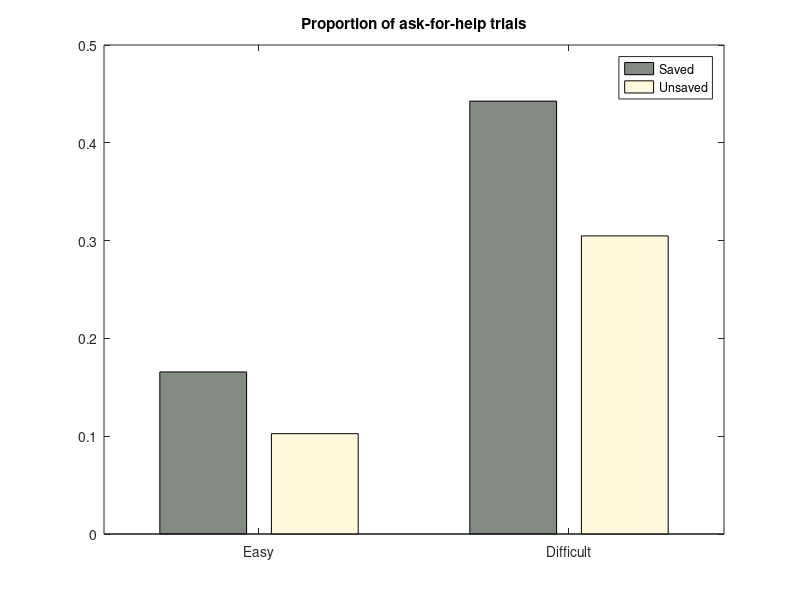

Source code (MATLAB): (Note: this script raises an error after producing the figure.)
clear;
clc;

% load data and model predictions for Experiment 2a

load stat_negative_2C_2Phinto_Exp2a % parameters in the winning model
load modelfit_data_ChoiceAndRecall_Exp2a % data of choice and recall performance
load prec_Exp2a % predicted memory strength in the winning model
load recData_Exp2a % overall recall performance
load askPropData_Exp2a % overall ask-for-help proportions

%% Predict ask proportion

for i=1:ntrial
   ask_predict(i) = prec(i) < stats.mean.C(sub(i),condition(i));
end

for i=1:nsubj
    for j=1:4
       askProp_predict_sub(i,j)=mean(ask_predict(sub==i & condition==j)); 
    end
end

%% Predict recall performance

for i=1:ntrial
    if (condition(i)==1 || condition(i)==3) && ask_predict(i)==1
        rec_predict(i) = prec(i) + stats.mean.U_hint_obj(sub(i),(condition(i)+1)/2);
        if rec_predict(i)>1
           rec_predict(i)=1; 
        end
    else
        rec_predict(i) = prec(i);
    end
end

for i=1:nsubj
    for j=1:4
       recProp_predict_sub(i,j)=mean(rec_predict(sub==i & condition==j)); 
    end
end

for i=1:nsubj
    for j=1:4
       recProp_ask_predict_sub(i,j)=mean(rec_predict(sub==i & condition==j & ask_predict'==1)); 
       recProp_answer_predict_sub(i,j)=mean(rec_predict(sub==i & condition==j & ask_predict'==0)); 
    end
end

%% Draw bar graph for ask-for-help proportion 

ctrs = 1:size(askPropDataMean,1);
data = askPropDataMean;
figure(1);
hBar = bar(ctrs, data);

set(hBar(1),'FaceColor',[131/255 139/255 131/255]);
set(hBar(2),'FaceColor',[1 248/255 220/255]);

title('Proportion of ask-for-help trials');

xlabel=cell(1,size(askPropDataMean,1));
xlabel{1}='Easy';
xlabel{2}='Difficult';
set(gca,'xticklabel', xlabel) ;

legends=cell(1,size(askPropDataMean,2));
legends{1}='Saved';
legends{2}='Unsaved';
legend(hBar,legends);

ctr = [];
ydt = [];

for k1 = 1:size(askPropDataMean,2)
    ctr(k1,:) = bsxfun(@plus, hBar(1).XData, [hBar(k1).XOffset]');
    ydt(k1,:) = hBar(k1).YData;
end
hold on
e=errorbar(ctr, ydt, zeros(size(ydt)), askPropDataSE', '.k');
for i=1:size(askPropDataMean,1)
    e(i).LineWidth=2;
end

pre_askprop=nanmean(askProp_predict_sub);
pre_askprop_se=nanstd(askProp_predict_sub)./sqrt(sum(1-isnan(askProp_predict_sub)));
pre_askprop=[pre_askprop(1) pre_askprop(2); pre_askprop(3) pre_askprop(4)];
pre_askprop_se=[pre_askprop_se(1) pre_askprop_se(2); pre_askprop_se(3) pre_askprop_se(4)];

pre_points_askprop = plot(ctr+0.05,pre_askprop','r.','MarkerSize',35);
e_pre=errorbar(ctr+0.05, pre_askprop', pre_askprop_se', pre_askprop_se', '.r');
for i=1:size(askPropDataMean,1)
    e_pre(i).LineWidth=2;
end

set(findall(gcf,'-property','FontSize'),'FontSize',24)
set(findall(gcf,'-property','FontWeight'),'FontWeight','bold')

%% Draw bar graph for overall recall performance

ctrs = 1:size(recCombineDataMean,1);
data = recCombineDataMean;
figure(2);
hBar = bar(ctrs, data);

set(hBar(1),'FaceColor',[0 0 205/255]);
set(hBar(2),'FaceColor',[135/255 206/255 250/255]);

title('Recall performance');

xlabel=cell(1,size(recCombineDataMean,1));
xlabel{1}='Easy-Save';
xlabel{2}='Easy-Unsave';
xlabel{3}='Difficult-Save';
xlabel{4}='Difficult-Unsave';
set(gca,'xticklabel', xlabel) ;

legends=cell(1,size(recCombineDataMean,2));
legends{1}='Free Choice';
legends{2}='Forced Recall';
legend(hBar,legends);

ctr = [];
ydt = [];

for k1 = 1:size(recCombineDataMean,2)
    ctr(k1,:) = bsxfun(@plus, hBar(1).XData, [hBar(k1).XOffset]');
    ydt(k1,:) = hBar(k1).YData;
end
hold on
e=errorbar(ctr, ydt, zeros(size(ydt)), recCombineDataSE', '.k');
for i=1:size(recCombineDataMean,1)
    e(i).LineWidth=2;
end

pre_rec=nanmean(recProp_predict_sub);
pre_rec=[[pre_rec(1);pre_rec(2);pre_rec(3);pre_rec(4)] recCombineDataMean(:,2)];
pre_rec_se=nanstd(recProp_predict_sub)./sqrt(sum(1-isnan(recProp_predict_sub)));
pre_rec_se=[[pre_rec_se(1);pre_rec_se(2);pre_rec_se(3);pre_rec_se(4)] recCombineDataSE(:,2)];

pre_points_rec = plot(ctr+0.05,pre_rec','r.','MarkerSize',35);
e_pre=errorbar(ctr+0.05, pre_rec', pre_rec_se', pre_rec_se', '.r');
for i=1:size(recCombineDataMean,1)
    e_pre(i).LineWidth=2;
end

set(findall(gcf,'-property','FontSize'),'FontSize',24)
set(findall(gcf,'-property','FontWeight'),'FontWeight','bold')

%% Draw bar graph for recall performance in the free-choice test

ctrs = 1:size(recDataMean,1);
data = recDataMean(:,1:2);
figure(3);
hBar = bar(ctrs, data);

set(hBar(1),'FaceColor',[0 100/255 0]);
set(hBar(2),'FaceColor',[0 1 0.5]);

title('Recall performance');

xlabel=cell(1,size(recDataMean,1));
xlabel{1}='Easy-Save';
xlabel{2}='Easy-Unsave';
xlabel{3}='Difficult-Save';
xlabel{4}='Difficult-Unsave';
set(gca,'xticklabel', xlabel) ;

legends=cell(1,2);
legends{1}='Ask';
legends{2}='Answer';
legend(hBar,legends);

ctr = [];
ydt = [];

for k1 = 1:2
    ctr(k1,:) = bsxfun(@plus, hBar(1).XData, [hBar(k1).XOffset]');
    ydt(k1,:) = hBar(k1).YData;
end
hold on
e=errorbar(ctr, ydt, zeros(size(ydt)), recDataSE(:,1:2)', '.k');
for i=1:size(recDataMean,1)
    e(i).LineWidth=2;
end

mean_rec_ask_predict = nanmean(recProp_ask_predict_sub);
se_rec_ask_predict = nanstd(recProp_ask_predict_sub)./sqrt(sum(1-isnan(recProp_ask_predict_sub)));
mean_rec_answer_predict = nanmean(recProp_answer_predict_sub);
se_rec_answer_predict = nanstd(recProp_answer_predict_sub)./sqrt(sum(1-isnan(recProp_answer_predict_sub)));

pre_rec=[[mean_rec_ask_predict(1) mean_rec_answer_predict(1);mean_rec_ask_predict(2) mean_rec_answer_predict(2);...
    mean_rec_ask_predict(3) mean_rec_answer_predict(3);mean_rec_ask_predict(4) mean_rec_answer_predict(4)]];

pre_rec_se=[[se_rec_ask_predict(1) se_rec_answer_predict(1);se_rec_ask_predict(2) se_rec_answer_predict(2);...
    se_rec_ask_predict(3) se_rec_answer_predict(3);se_rec_ask_predict(4) se_rec_answer_predict(4)]];

pre_points_rec = plot(ctr+0.05,pre_rec','r.','MarkerSize',35);
e_pre=errorbar(ctr+0.05, pre_rec', pre_rec_se', pre_rec_se', '.r');
for i=1:size(recDataMean,1)
    e_pre(i).LineWidth=2;
end

set(findall(gcf,'-property','FontSize'),'FontSize',24)
set(findall(gcf,'-property','FontWeight'),'FontWeight','bold')

